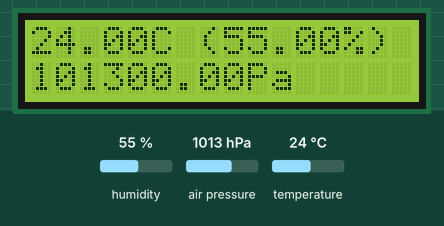
This sketch was run on a simulated Arduino Uno, built with avr-gcc and run on an emulated ATmega328P. Parts: 16×2 character LCD. The inputs (shaded band) are chosen by the test bench; at power-on: humidity 55 %, air pressure 1013 hPa, temperature 24 °C. What the sketch prints to the serial monitor is not drawn.

Above: at 1.2 s.
1.3 s: humidity set to 22 %
At 3.3 s:
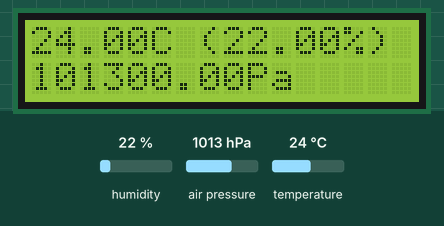
3.6 s: air pressure set to 952 hPa
At 4.9 s:
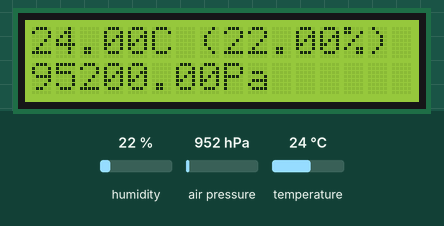
5.6 s: temperature set to 12 °C
At 7.3 s:
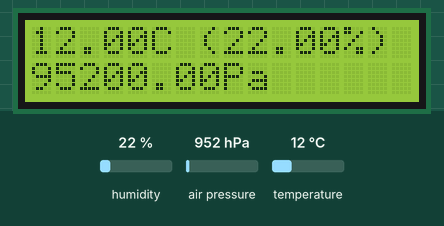
7.6 s: humidity set to 40 %
At 9.1 s:
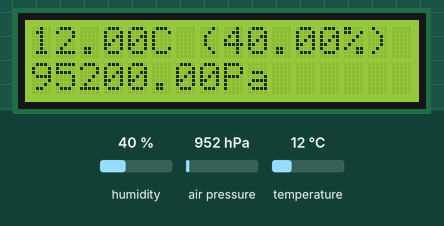
9.7 s: air pressure set to 975 hPa
At 10.5 s:
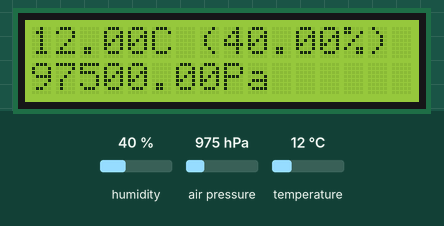
Timing chart, 0 to 12.7 s (numbered marks = the images above; inputs shaded):
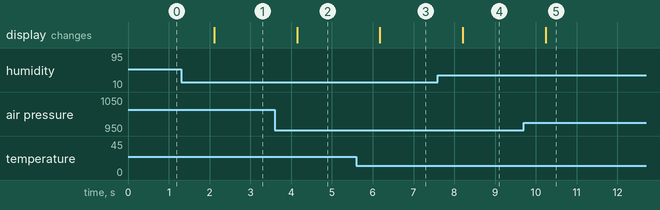

The sketch:

weather.ino
```cpp
// (licence header left out)
#include <Seeed_BME280.h>
#include <Wire.h>
#include <LiquidCrystal.h>

LiquidCrystal D(12, 11, 5, 4, 3, 2);
BME280 B;

void setup()
{
  Serial.begin(9600);
  Serial.print("Booting up\n");
  B.init();
  Serial.print("Barometer initialized\n");
  D.begin(16,2);
  Serial.print("LCD initialized\n");
}

void loop()
{
  D.clear();
  D.setCursor(0,0);
  D.print(B.getTemperature());
  D.print("C (");
  D.print(B.getHumidity());
  D.print("%)");
  D.setCursor(0,1);
  D.print(B.getPressure());
  D.print("Pa");
  Serial.print("Temperature: ");
  Serial.print(B.getTemperature());
  Serial.print("C\n");
  Serial.print("Pressure: ");
  Serial.print(B.getPressure());
  Serial.print("Pa\n");
  Serial.print("Relative humidity: ");
  Serial.print(B.getHumidity());
  Serial.print("%\n");
  delay(1000);
}
```

Measured:
- after the input at 1.3 s, the display: changes after 0.81 s (image 1)
- after the input at 3.6 s, the display: changes after 0.55 s (image 2)
- after the input at 5.6 s, the display: changes after 0.58 s (image 3)
- after the input at 7.6 s, the display: changes after 0.61 s (image 4)
- after the input at 9.7 s, the display: changes after 0.54 s (image 5)
